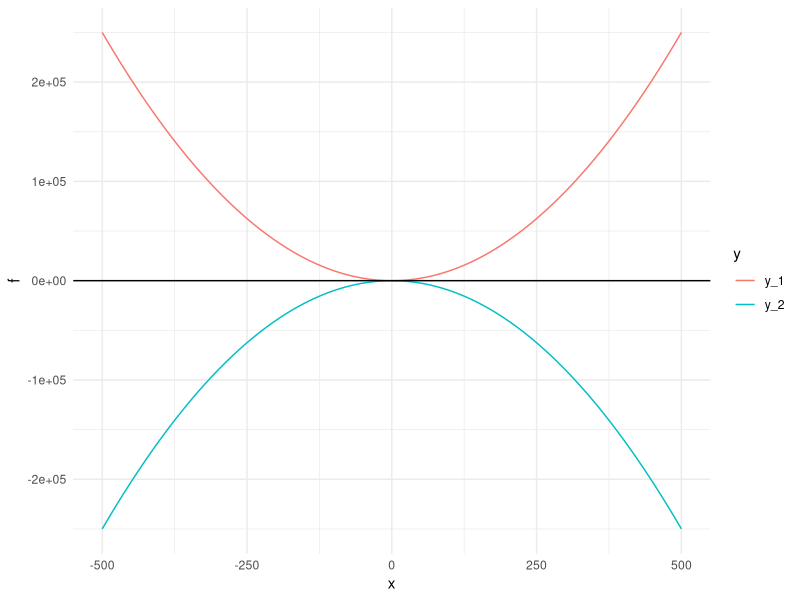
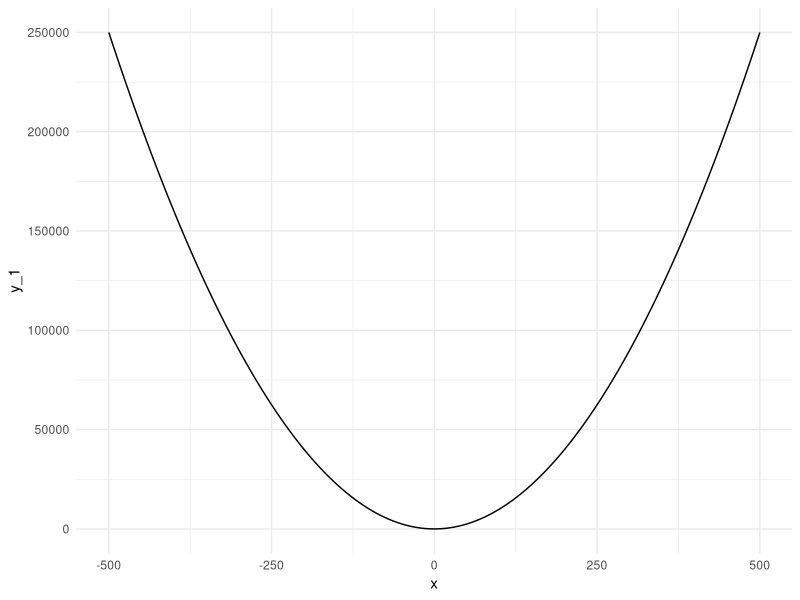
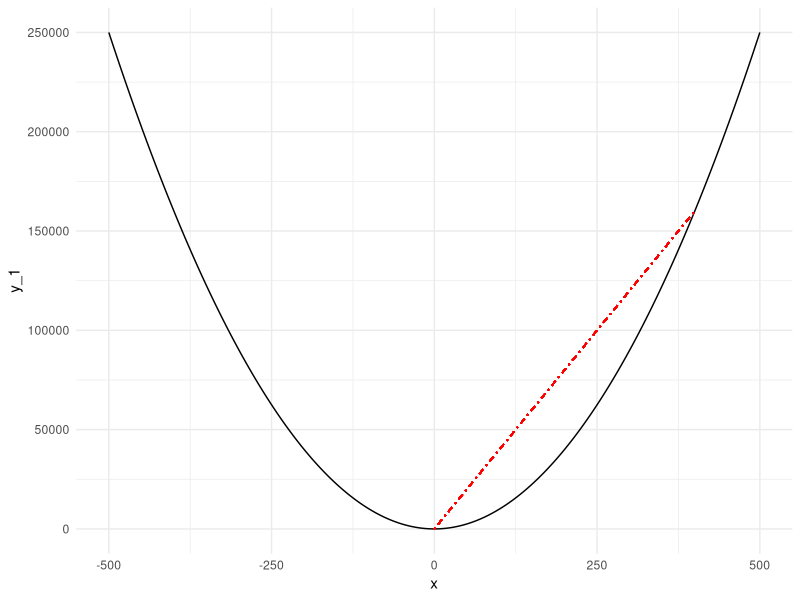
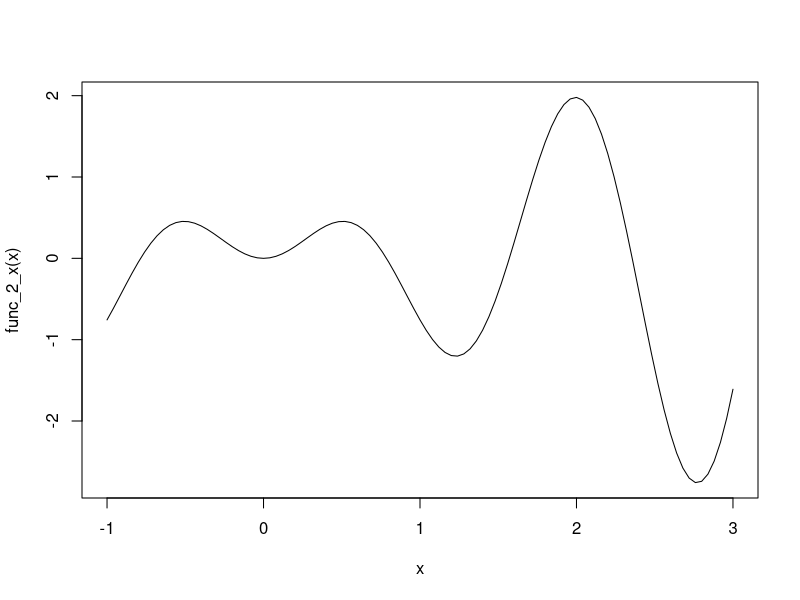
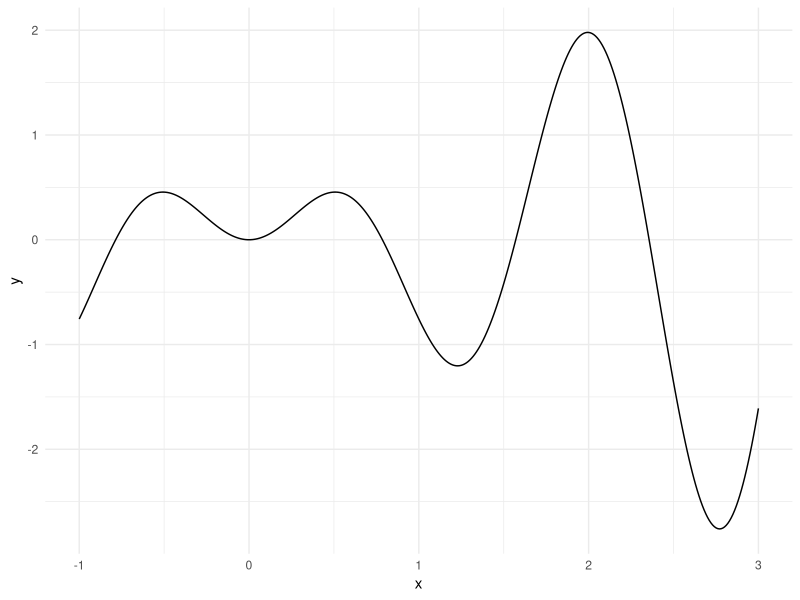

The R script that drew these images, in order:
## ---- chunk 1

library(tidyverse)
library(rmarkdown)
library(knitr)
library(xml2)

knitr::opts_chunk$set(echo = T, 
                      warning = T, 
                      message = F, 
                      eval = T, 
                      include = T,
                      fig.height=4, 
                      fig.width=4
                      )
## ---- chunk 2
x <- -500:500
y_1 <- x^2
y_2 <- -x^2
data_l <- cbind(x, y_1, y_2) %>% 
  dplyr::as_tibble() %>% #wide format
  tidyr::gather(., 
                y_1:y_2, 
                key = 'y', 
                value = 'f') #long format

ggplot(data_l, aes(x, f, color = y)) +
  geom_line() +
  geom_hline(yintercept = 0) +
  theme_minimal()

## ---- chunk 3

(plot_x_square <- ggplot(data = dplyr::as_tibble(cbind(x, y_1)),
       mapping = aes(x, y_1)) +
  geom_line() +
  theme_minimal())

## ---- chunk 4

plot_x_square + 
  geom_segment(aes(x = 0, 
                   y = 0, 
                   xend = 400, 
                   yend = 400^2
                   ), 
               linetype = "dotdash", 
               color = "red"
               )

## ---- chunk 5

func_1_x <- function(x)
{
  2*(x[1]-1)^2 + 5*(x[2]-3)^2 + 10
}

optim_func_1_x <- optim(c(1,1), func_1_x) #x=(x_1,x_2)=c(1,1)
print(optim_func_1_x)

# Another function for optimization
func_2_x <- function(x) {x*sin(4*x)}

curve(func_2_x, -1, 3) #note base R graphics function curve()

# Via ggplot()
x <- seq(-1, 3, 0.01)
y <- func_2_x(x)
data_plot_gg <- cbind(x, y) %>% tibble::as_tibble()

ggplot(data_plot_gg, aes(x, y)) +
  geom_line() +
  theme_minimal()

optimize(func_2_x, c(0, 3))
